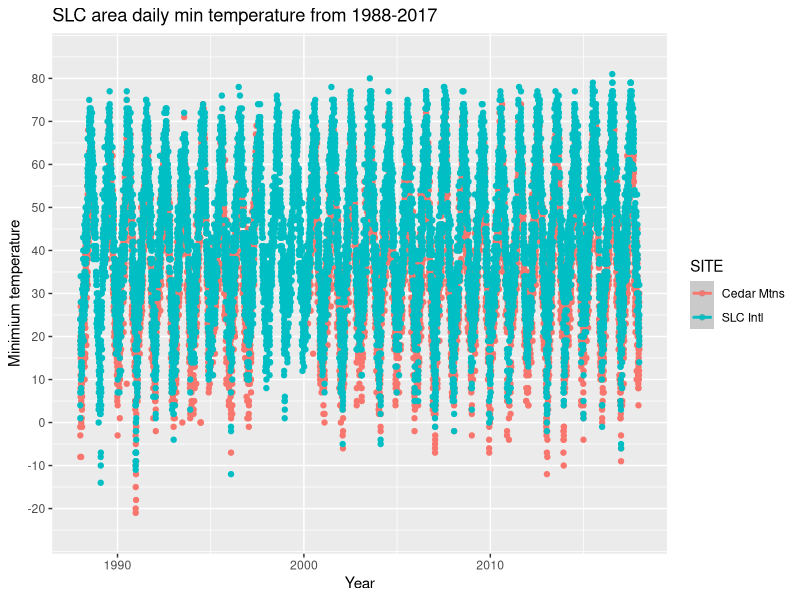
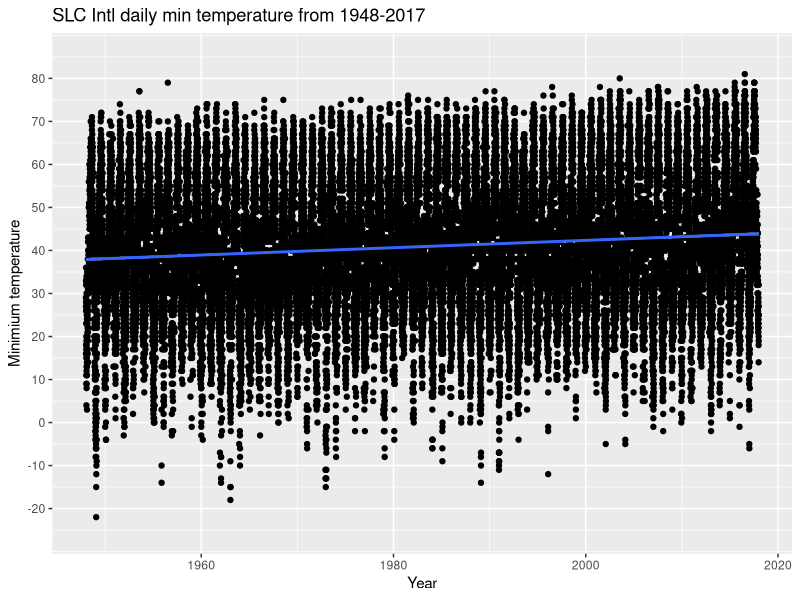

Write the R code that produced these figures, in order.
## ---- chunk 1
library(tidyverse)
d <- read_csv('../data/SLC_Min_Temp_1948-2007.csv')

# Look at the data
head(d)
## ---- chunk 2
library(lubridate)
d %>%
  mutate(Year = year(DATE)) %>% 
  filter(Year > 2000 & Year < 2005) %>% 
  group_by(Year, NAME) %>% 
  summarize(Count = n())
## ---- chunk 3
d <- d %>%
  filter(NAME != 'SALT LAKE TRIAD CENTER, UT US') %>% 
  # Rename the sites and NAME column for readability
  mutate(NAME = ifelse(NAME == 'SALT LAKE CITY INTERNATIONAL AIRPORT, UT US',
                       'SLC Intl',
                       'Cedar Mtns')) %>% 
  rename(SITE = NAME)

# Since loess is compute-intensive, make separate tibble
d_small <- d %>% 
  filter(year(DATE) > 1987)
## ---- chunk 4
library(scales)
ggplot(d_small, aes(x = DATE, y = TMIN, color = SITE)) +
  geom_point() +
  geom_smooth(method = 'loess') +
  labs(title = 'SLC area daily min temperature from 1988-2017') +
  scale_x_date(name = "Year",
               labels = date_format("%Y")) +
  scale_y_continuous(name = "Minimium temperature",
                     breaks = c(-20,-10,0,10,20,30,40,50,60,70,80),
                     limits = c(-25,85))
## ---- chunk 5

d %>% 
  filter(SITE == 'SLC Intl') %>%
ggplot(., aes(x = DATE, y = TMIN)) +
  geom_point() +
  geom_smooth(method = 'lm') +
  labs(title = 'SLC Intl daily min temperature from 1948-2017') +
  scale_x_date(name = "Year",
               labels = date_format("%Y")) +
  scale_y_continuous(name = "Minimium temperature",
                     breaks = c(-20,-10,0,10,20,30,40,50,60,70,80),
                     limits = c(-25,85))

